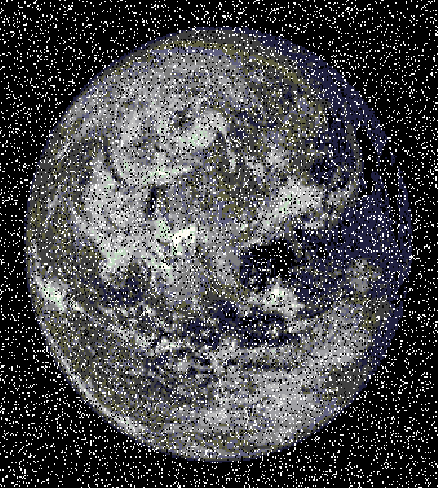
#> input picture DataSets/MergedALgos/Comparison/Bilateral Filter/5.png, 438 x 488 px, found by its file name
$ python HINR2.py
#> lines starting #> are read from the running program, lines starting #| are printed output that depends on the picture; after the words box and inside, x2 and y2 are one past the last pixel; in counts of white or black regions, pixels touching at a corner belong together
#> further down, input_image is the input picture: shape (488, 438, 3); mean B, G, R 75.2, 72.8, 72.7
import cv2
import numpy as np

def grayscale_conversion(image):
    # Convert RGB image to grayscale
    grayscale_image = cv2.cvtColor(image, cv2.COLOR_BGR2GRAY)
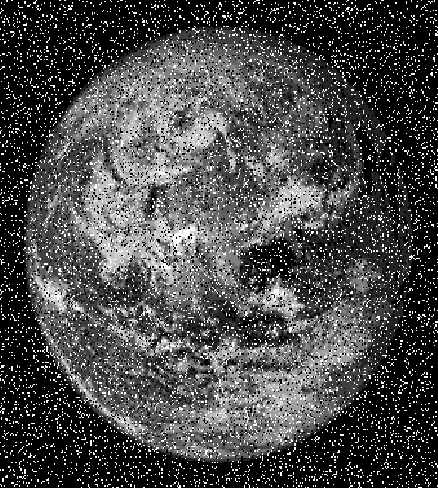
#> grayscale_image: shape (488, 438); min 0, max 255, mean 73.1
    return grayscale_image

def improved_noise_removal(grayscale_image):
    height, width = grayscale_image.shape
#> height = 488; width = 438
    result_image = grayscale_image.copy()

    for y in range(1, height - 1):
        for x in range(1, width - 1):
            center_pixel = grayscale_image[y, x]

            if center_pixel == 255:  # Process only white pixels
                neighbors = grayscale_image[y-1:y+2, x-1:x+2]

                if np.any(neighbors != 255):
                    non_extreme_neighbors = neighbors[neighbors != 255]

                    # Refine adaptive weighting based on local variance
                    local_variance = np.var(neighbors)
                    weight = 0.5 + 0.5 * np.exp(-local_variance / 500)

                    weighted_average = np.sum(non_extreme_neighbors * weight) / np.sum(weight)
                    result_image[y, x] = weighted_average
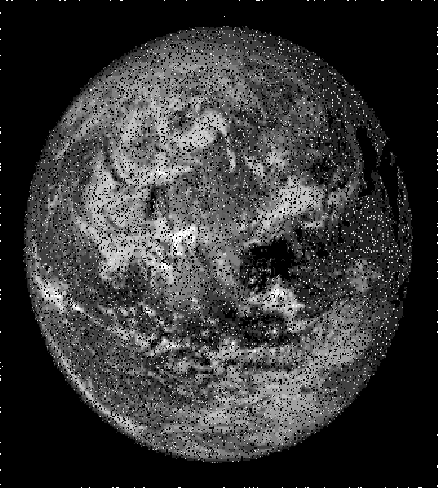
#> result_image: shape (488, 438); 9.7% of pixels changed, all inside (x1, y1, x2, y2) = (1, 1, 437, 487)

    return result_image

def modified_hinr_filter(input_image):
    grayscale_image = grayscale_conversion(input_image)
    noise_removal_output = improved_noise_removal(grayscale_image)

    # Fine-tune bilateral filter parameters
    bilateral_filtered = cv2.bilateralFilter(noise_removal_output, d=9, sigmaColor=20, sigmaSpace=20)
    edge_enhancement = cv2.subtract(noise_removal_output, bilateral_filtered)
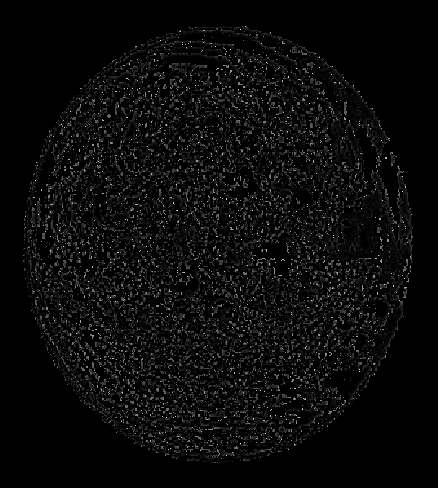
#> edge_enhancement: shape (488, 438); min 0, max 34, mean 1.4; drawn with min black and max white
    final_sharpening = cv2.add(noise_removal_output, edge_enhancement)

    return final_sharpening

# Load your input image
input_image = cv2.imread('5.png')

# Apply the modified HINR filter
filtered_image = modified_hinr_filter(input_image)

# Save the output image
cv2.imwrite('output_image.jpg', filtered_image)

# Display both the input and output images
cv2.imshow('Input Image', input_image)
cv2.imshow('Output Image', filtered_image)
cv2.waitKey(0)
cv2.destroyAllWindows()

$ run again, with DataSets/MergedALgos/Comparison/Bilateral Filter/2.png copied over DataSets/MergedALgos/Comparison/Bilateral Filter/5.png
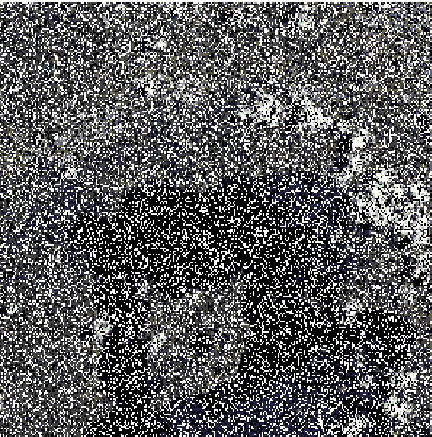
#> input picture DataSets/MergedALgos/Comparison/Bilateral Filter/2.png, 432 x 437 px, found by its file name
#> input_image is the input picture: shape (437, 432, 3); mean B, G, R 93.6, 92, 91.9
#> after the loop in improved_noise_removal, `for y in range(1, height - 1):`:
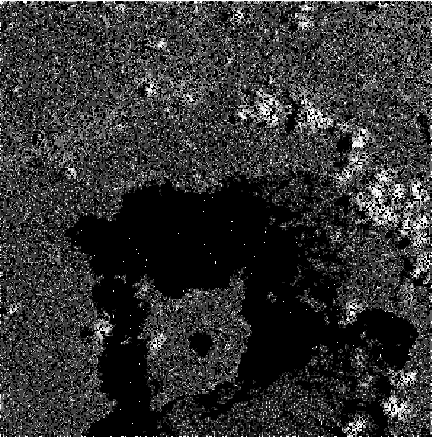
#> result_image: shape (437, 432); min 0, max 255, mean 49.5
#> in modified_hinr_filter, `edge_enhancement = cv2.subtract(noise_removal_output, bilateral_filter..`:
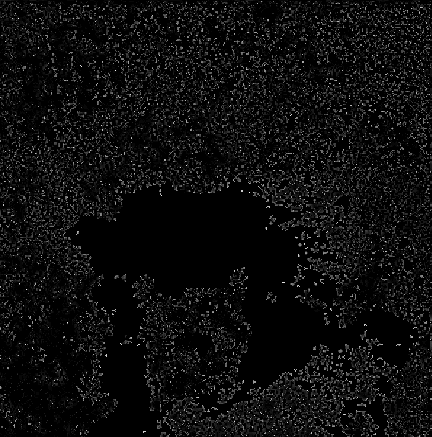
#> edge_enhancement: shape (437, 432); min 0, max 31, mean 1.6; drawn with min black and max white
